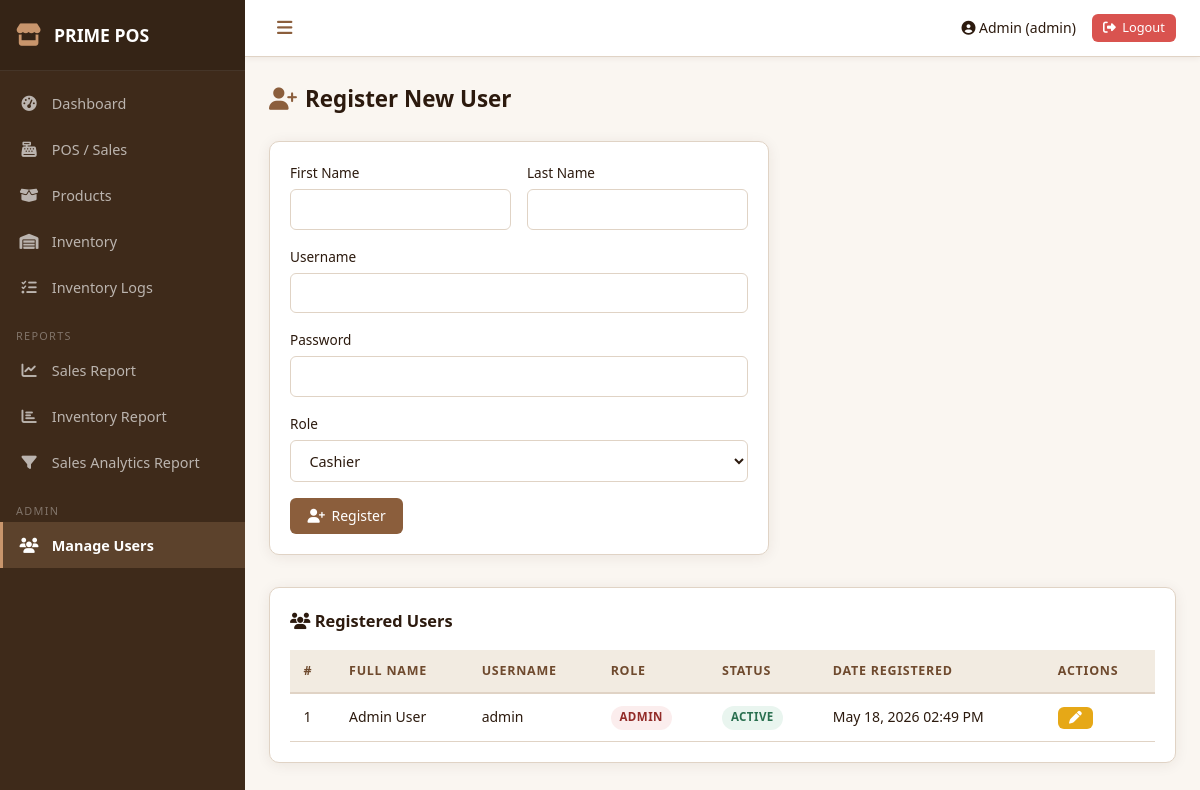
The page /auth/register.php (signed in) on the database its author committed.
### tables this page shows
CREATE TABLE IF NOT EXISTS users (
    id INT AUTO_INCREMENT PRIMARY KEY,
    first_name VARCHAR(100) NOT NULL,
    last_name VARCHAR(100) NOT NULL,
    username VARCHAR(100) NOT NULL UNIQUE,
    password VARCHAR(255) NOT NULL,
    role ENUM('admin','cashier') NOT NULL DEFAULT 'cashier',
    status ENUM('active','inactive') NOT NULL DEFAULT 'active',
    created_at TIMESTAMP DEFAULT CURRENT_TIMESTAMP,
    updated_at TIMESTAMP DEFAULT CURRENT_TIMESTAMP ON UPDATE CURRENT_TIMESTAMP
);

### functions/functions.php (called while the page is built, shortened)
<?php
function env(string $key, mixed $default = null): mixed {
    $val = $_ENV[$key] ?? getenv($key);
    return ($val !== false && $val !== '') ? $val : $default;
}
function e(mixed $value): string {
    return htmlspecialchars((string)$value, ENT_QUOTES, 'UTF-8');
}
function currentUser(): ?array {
    return $_SESSION['user'] ?? null;
}
function formatDate(string $date, string $format = 'M d, Y h:i A'): string {
    return date($format, strtotime($date));
}

### config/database.php (called while the page is built)
<?php
require_once __DIR__ . '/../functions/functions.php';
return [
    'host'     => env('DB_HOST', 'casestudy'),
    'dbname'   => env('DB_NAME', 'pos_db'),
    'user'     => env('DB_USER', 'root'),
    'password' => env('DB_PASS', ''),
    'port'     => (int) env('DB_PORT', 3306),
    'charset'  => 'utf8mb4',
];

### core/Database.php (called while the page is built, shortened)
<?php
class Database {
    private static ?PDO $instance = null;
    public static function getInstance(): PDO {
        if (self::$instance === null) {
            $config = require __DIR__ . '/../config/database.php';
            $dsn = sprintf(
                'mysql:host=%s;port=%d;dbname=%s;charset=%s',
                $config['host'],
                $config['port'],
                $config['dbname'],
                $config['charset']
            );
            $options = [
                PDO::ATTR_ERRMODE            => PDO::ERRMODE_EXCEPTION,
                PDO::ATTR_DEFAULT_FETCH_MODE => PDO::FETCH_ASSOC,
                PDO::ATTR_EMULATE_PREPARES   => false,
            ];
            try {
                self::$instance = new PDO($dsn, $config['user'], $config['password'], $options);
            } catch (PDOException $e) {
                die(json_encode(['error' => 'Database connection failed: ' . $e->getMessage()]));
            }
        }
        return self::$instance;
    }
    public static function query(string $sql, array $params = []): PDOStatement {
        $stmt = self::getInstance()->prepare($sql);
        $stmt->execute($params);
        return $stmt;
    }
    public static function fetchAll(string $sql, array $params = []): array {
        return self::query($sql, $params)->fetchAll();
    }
}

### auth/register.php (the view, shortened to what this page needs)
<?php
require_once __DIR__ . '/../functions/functions.php';
require_once __DIR__ . '/../core/Database.php';
$users = Database::fetchAll("SELECT id, first_name, last_name, username, role, status, created_at FROM users ORDER BY created_at DESC");
include __DIR__ . '/../views/header.php';
?>
<div class="page-header">
    <h2><i class="fa-solid fa-user-plus"></i> Register New User</h2>
</div>
<div class="card" style="max-width:500px;">
    <form method="POST" action="/auth/register.php">
        <div class="form-row">
            <div class="form-group">
                <label>First Name</label>
                <input type="text" name="first_name" value="<?= e($_POST['first_name'] ?? '') ?>" required>
            </div>
            <div class="form-group">
                <label>Last Name</label>
                <input type="text" name="last_name" value="<?= e($_POST['last_name'] ?? '') ?>" required>
            </div>
        </div>
        <div class="form-group">
            <label>Username</label>
            <input type="text" name="username" value="<?= e($_POST['username'] ?? '') ?>" required>
        </div>
        <div class="form-group">
            <label>Password</label>
            <input type="password" name="password" required>
        </div>
        <div class="form-group">
            <label>Role</label>
            <select name="role">
                <option value="cashier">Cashier</option>
            </select>
        </div>
        <button type="submit" class="btn btn-primary">
            <i class="fa-solid fa-user-plus"></i> Register
        </button>
    </form>
</div>
<div class="card" style="margin-top:2rem;">
    <div class="page-header" style="margin-bottom:1rem;">
        <h3><i class="fa-solid fa-users"></i> Registered Users</h3>
    </div>
    <table class="table">
        <thead>
            <tr>
                <th>#</th>
                <th>Full Name</th>
                <th>Username</th>
                <th>Role</th>
                <th>Status</th>
                <th>Date Registered</th>
                <th>Actions</th>
            </tr>
        </thead>
        <tbody>
        <?php if ($users): ?>
            <?php foreach ($users as $u): ?>
            <tr>
                <td><?= $u['id'] ?></td>
                <td><?= e($u['first_name'] . ' ' . $u['last_name']) ?></td>
                <td><?= e($u['username']) ?></td>
                <td>
                    <span class="badge <?= $u['role'] === 'admin' ? 'badge-danger' : 'badge-success' ?>">
                        <?= ucfirst(e($u['role'])) ?>
                    </span>
                </td>
                <td>
                    <span class="badge <?= $u['status'] === 'active' ? 'badge-success' : 'badge-danger' ?>">
                        <?= ucfirst(e($u['status'])) ?>
                    </span>
                </td>
                <td><?= formatDate($u['created_at']) ?></td>
                <td>
                    <button class="btn btn-sm btn-warning"
                        onclick="openEditModal(<?= htmlspecialchars(json_encode($u), ENT_QUOTES) ?>)">
                        <i class="fa-solid fa-pen"></i>
                    </button>
                </td>
            </tr>
            <?php endforeach; ?>
        <?php else: ?>
            <tr><td colspan="7" class="text-center text-muted">No users found.</td></tr>
        <?php endif; ?>
        </tbody>
    </table>
</div>
<?php include __DIR__ . '/../views/footer.php'; ?>

### views/header.php (shortened to what this page needs)
<?php
require_once __DIR__ . '/../functions/functions.php';
$user   = currentUser();
?>
<!DOCTYPE html>
<html lang="en">
<head>
    <link rel="stylesheet" href="/assets/css/style.css">
    <link rel="stylesheet" href="https://cdnjs.cloudflare.com/ajax/libs/font-awesome/6.5.0/css/all.min.css">
</head>
<body>
<div class="wrapper">
    <?php include __DIR__ . '/sidebar.php'; ?>
    <div class="main-content">
        <header class="topbar">
            <button class="sidebar-toggle" onclick="toggleSidebar()"><i class="fa-solid fa-bars"></i></button>
            <div class="topbar-right">
                <span><i class="fa-solid fa-user-circle"></i> <?= e($user['first_name']) ?> (<?= e($user['role']) ?>)</span>
                <a href="/auth/logout.php" class="btn btn-sm btn-danger"><i class="fa-solid fa-right-from-bracket"></i> Logout</a>
            </div>
        </header>
        <div class="content-area">

### assets/css/style.css (style rules this page uses)
:root { --primary: #8B5E3C; --primary-d: #6F4A2E; --primary-l: #A67C5B; --accent: #C8956C; --accent-l: #E8C4A0; --success: #4CAF7D; --success-bg: rgba(76,175,125,.12); --danger: #D9534F; --danger-bg: rgba(217,83,79,.10); --warning: #E6A817; --warning-bg: rgba(230,168,23,.12); --info: #5B8DB8; --bg: #FAF6F1; --bg-2: #F2EBE1; --sidebar-bg: #3E2A1A; --sidebar-w: 245px; --card-bg: #FFFFFF; --text: #2C1A0E; --text-muted: #8A7060; --border: #E0D3C5; --radius: 10px; --radius-sm: 6px; --shadow: 0 2px 14px rgba(62,42,26,.08); --shadow-md: 0 6px 24px rgba(62,42,26,.12); --font: 'Segoe UI', system-ui, sans-serif; --transition: .2s ease; }
*, *::before, *::after { box-sizing: border-box; margin: 0; padding: 0; }
body { font-family: var(--font); background: var(--bg); color: var(--text); font-size: 14px; line-height: 1.6; }
.wrapper { display: flex; min-height: 100vh; }
.main-content { flex: 1; display: flex; flex-direction: column; min-width: 0; }
.topbar { background: #fff; padding: .8rem 1.5rem; display: flex; align-items: center; justify-content: space-between; box-shadow: 0 1px 6px rgba(62,42,26,.08); border-bottom: 1px solid var(--border); position: sticky; top: 0; z-index: 100; }
.topbar-right { display: flex; align-items: center; gap: 1rem; }
.content-area { padding: 1.5rem; flex: 1; }
.page-header { display: flex; align-items: center; justify-content: space-between; margin-bottom: 1.5rem; }
.page-header h2 { font-size: 1.4rem; display: flex; align-items: center; gap: .5rem; color: var(--text); }
.page-header h2 i { color: var(--primary); }
.card { background: var(--card-bg); border-radius: var(--radius); box-shadow: var(--shadow); padding: 1.25rem; margin-bottom: 1rem; border: 1px solid var(--border); }
.table { width: 100%; border-collapse: collapse; }
.table th { background: var(--bg-2); font-weight: 600; text-align: left; padding: .7rem .85rem; font-size: .78rem; text-transform: uppercase; letter-spacing: .06em; border-bottom: 2px solid var(--border); color: var(--primary-d); }
.table td { padding: .7rem .85rem; border-bottom: 1px solid var(--border); vertical-align: middle; }
.form-group { margin-bottom: 1rem; }
.form-group label { display: block; font-weight: 500; margin-bottom: .35rem; font-size: .85rem; color: var(--text); }
.form-row { display: grid; grid-template-columns: 1fr 1fr; gap: 1rem; }
input[type="text"], input[type="number"], input[type="date"], input[type="password"], input[type="email"], select, textarea { width: 100%; padding: .6rem .9rem; border: 1px solid var(--border); border-radius: var(--radius-sm); font-family: var(--font); font-size: .9rem; color: var(--text); background: #fff; transition: border var(--transition), box-shadow var(--transition); }
.btn { display: inline-flex; align-items: center; gap: .4rem; padding: .5rem 1.1rem; border: none; border-radius: var(--radius-sm); cursor: pointer; font-size: .875rem; font-family: var(--font); font-weight: 500; text-decoration: none; transition: all var(--transition); line-height: 1.4; }
.btn-primary { background: var(--primary); color: #fff; }
.btn-danger { background: var(--danger); color: #fff; }
.btn-warning { background: var(--warning); color: #fff; }
.btn-sm { padding: .3rem .7rem; font-size: .8rem; }
.badge { display: inline-block; padding: .18rem .55rem; border-radius: 30px; font-size: .72rem; font-weight: 600; text-transform: uppercase; letter-spacing: .04em; }
.badge-success { background: var(--success-bg); color: #2a7050; }
.badge-danger { background: var(--danger-bg); color: #922b28; }
.sidebar-toggle { background: none; border: none; cursor: pointer; font-size: 1.1rem; color: var(--primary); padding: .3rem .5rem; border-radius: var(--radius-sm); transition: background var(--transition); }

### rows shown on the page
users: first_name "Admin", role "admin", id "1", first_name+last_name "Admin User", username "admin", role "ADMIN", status "ACTIVE", created_at "May 18, 2026 02:49 PM"
